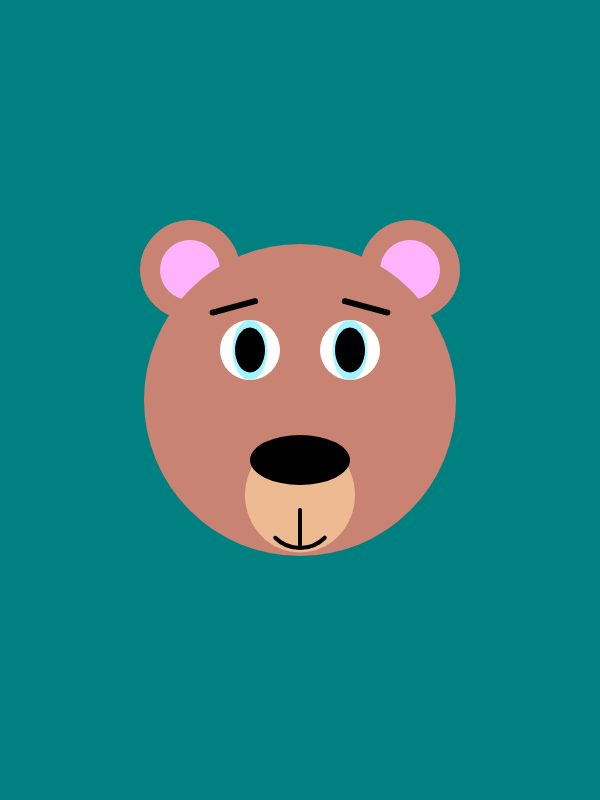
Frame 1 (no input)
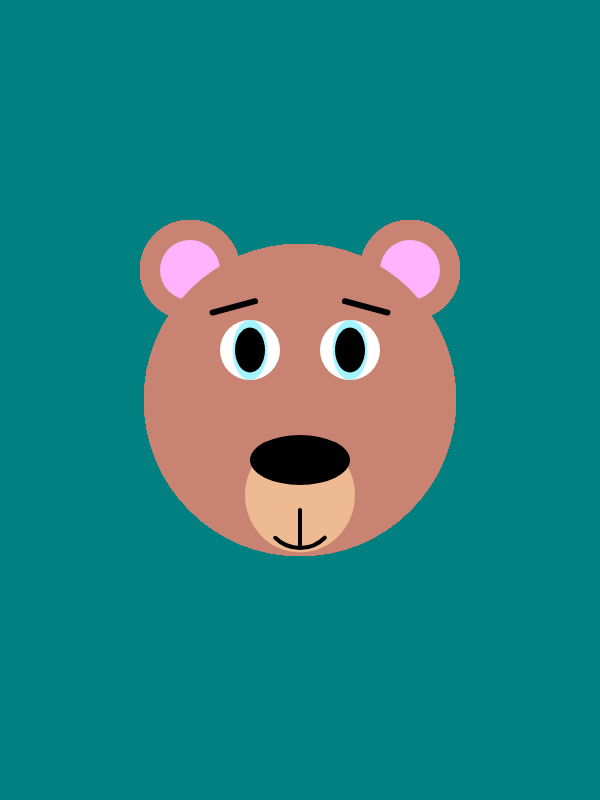
Frame 60 (no input)
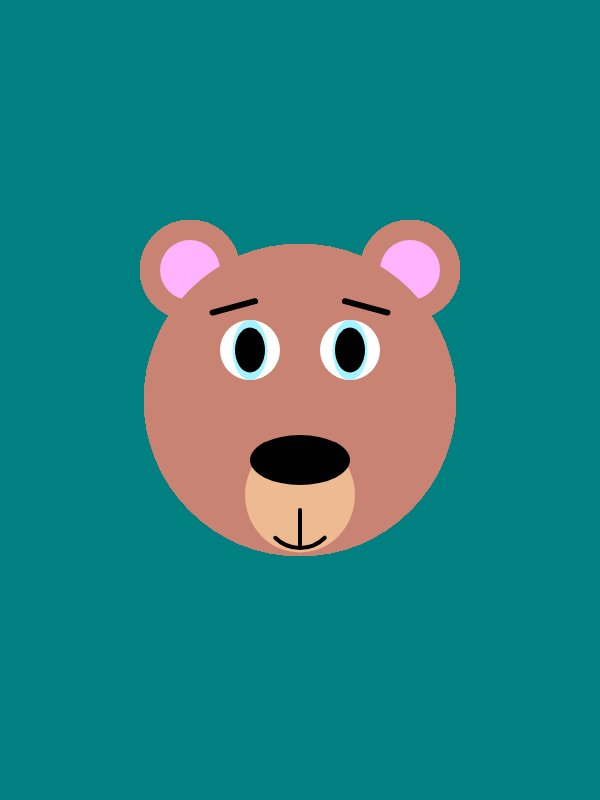
Frame 120 (the mouse pressed at the canvas centre since frame 60)

The p5.js sketch that drew these frames (run headless with seeded random() and noise() and a simulated clock; from frame 60 on, the mouse is pressed at the canvas centre):

// p5.js sketch
// ── sketch.js
function setup() {
//background
    createCanvas(600, 800)
    background(0,128,128)
}
//head and ears
function draw() {
  translate(300, 400)
  noStroke()
  fill('rgb(200, 131, 114)')
  ellipse(110, -130, 100, 100, 10,);
  ellipse(-110, -130, 100, 100, 10);

  push()
  fill('rgb(255, 179, 252)')
  ellipse(110, -130, 60, 60)
  ellipse(-110, -130, 60, 60)
  pop()
  ellipse(0, 0, 312, 312);


  //nose
  push()
  fill('rgb(237, 186, 145)')
  ellipse(0, 95, 110, 115)
  pop()


  push();
  fill(1);
  ellipse(0, 60, 100, 50);
  pop();

  //eyes
  push();
  fill(255);
  ellipse(50, -50, 60, 60);
  ellipse(-50, -50, 60, 60);
  pop()

  push()
  fill('rgb(163, 244, 255)');
  ellipse(50, -50, 35, 60);
  ellipse(-50, -50, 35, 60);
  pop()

  push()
  fill(1);
  ellipse(50, -50, 30, 45);
  ellipse(-50, -50, 30, 45);
  pop()

//mouth
  push()
  strokeWeight(4)
  stroke(1);
  line(0, 145, 0, 110)
  noFill()
  arc(0, 113, 70, 70, .785 , 2.356 );
  pop();

//eyebrows
  push()
  rotate(.26)
  fill(1)
  rect(15, -110, 50, 6, 10, 10, 10, 10)
  pop()

  push()
  rotate(-.26)
  fill(1)
  rect(-65, -110, 50, 6, 10, 10, 10, 10)
}
